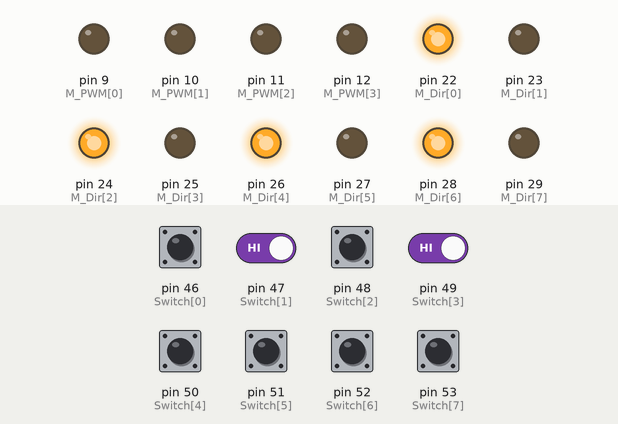
Simulated run of this sketch. Board: Arduino Mega 2560, built with avr-gcc and run on an emulated ATmega2560. Shown: output pins drawn as LEDs (lit = HIGH). Inputs (shaded band) come from the test bench; at power-on: pin 46 (Switch[0]), pin 47 (Switch[1]), pin 48 (Switch[2]), pin 49 (Switch[3]), pin 50 (Switch[4]), pin 51 (Switch[5]), pin 52 (Switch[6]), pin 53 (Switch[7]) HIGH.

Above: at 0.8 s.
0.9 s: pin 47 (Switch[1]) driven LOW and pin 49 (Switch[3]) driven LOW
At 1.3 s:
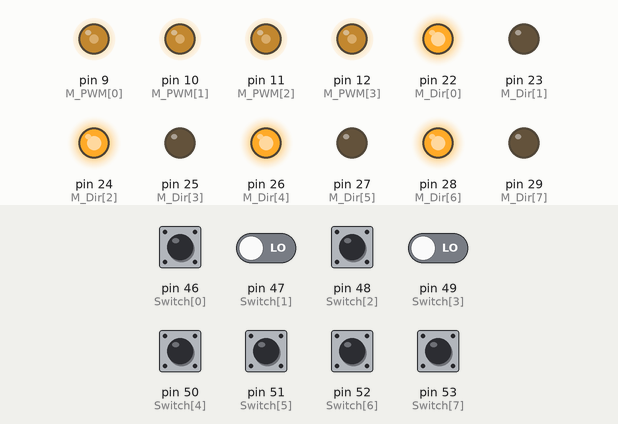
3.9 s: pin 48 (Switch[2]) pulled LOW for 0.15 s
At 5.9 s:
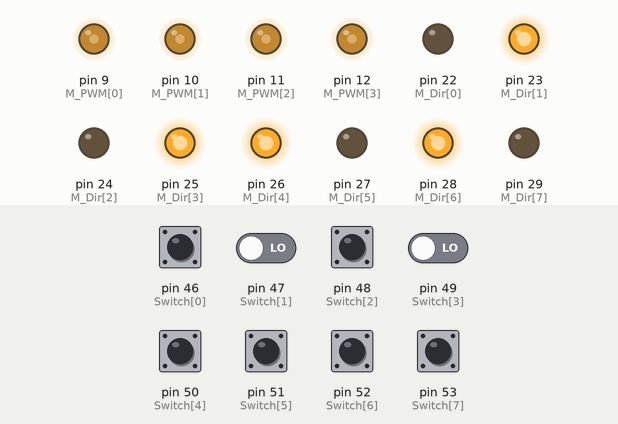
6.9 s: pin 49 (Switch[3]) driven HIGH
At 8.1 s:
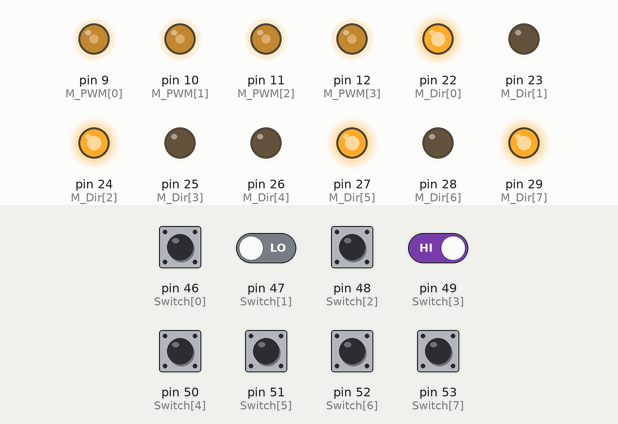
8.4 s: pin 49 (Switch[3]) driven LOW
At 9.4 s:
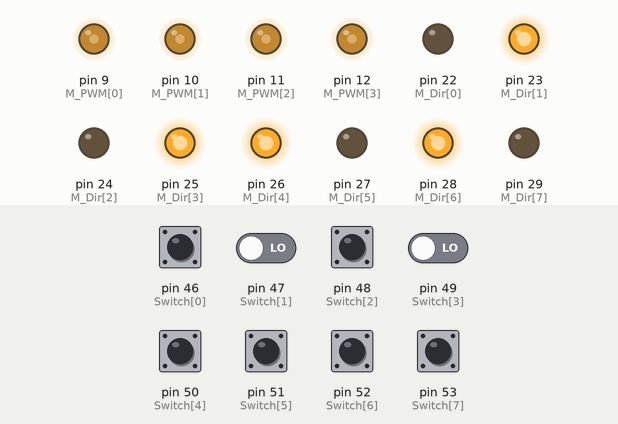
Timing chart, 0 to 10.9 s (numbered marks = the images above; inputs shaded):
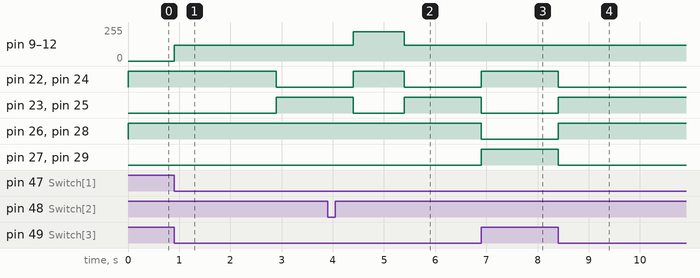

Measured:
- after the input at 0.9 s, pin 9 (M_PWM[0]), pin 10 (M_PWM[1]), pin 11 (M_PWM[2]), pin 12 (M_PWM[3]): 0/255 → 120/255 at once; pin 22 (M_Dir[0]), pin 24 (M_Dir[2]): HIGH → LOW after 2.0 s; pin 23 (M_Dir[1]), pin 25 (M_Dir[3]): LOW → HIGH after 2.0 s
- after the input at 3.9 s, pin 9 (M_PWM[0]), pin 10 (M_PWM[1]), pin 11 (M_PWM[2]), pin 12 (M_PWM[3]): 120/255 → 220/255 after 0.50 s, → 120/255 1.0 s later; pin 22 (M_Dir[0]), pin 24 (M_Dir[2]): LOW → HIGH after 0.50 s, → LOW 1.0 s later; pin 23 (M_Dir[1]), pin 25 (M_Dir[3]): HIGH → LOW after 0.50 s, → HIGH 1.0 s later
- after the input at 6.9 s, pin 22 (M_Dir[0]), pin 24 (M_Dir[2]), pin 27 (M_Dir[5]), pin 29 (M_Dir[7]): LOW → HIGH at once; pin 23 (M_Dir[1]), pin 25 (M_Dir[3]), pin 26 (M_Dir[4]), pin 28 (M_Dir[6]): HIGH → LOW at once
- after the input at 8.4 s, pin 22 (M_Dir[0]), pin 24 (M_Dir[2]), pin 27 (M_Dir[5]), pin 29 (M_Dir[7]): HIGH → LOW at once; pin 23 (M_Dir[1]), pin 25 (M_Dir[3]), pin 26 (M_Dir[4]), pin 28 (M_Dir[6]): LOW → HIGH at once

The sketch:

Demo.ino
```cpp
// 引脚定义
int M_PWM[4] = {9,10,11,12};  //电机PWM，依次对应 LF,LB,RB,RF  L-Left R-Right F-Front B-Back
int M_Dir[8] = {22,23,24,25,26,27,28,29};   //控制电机正反转，依次对应 LF,LB,RB,RF,(一个电机需要两个，对应IN1,IN2)
int Switch[8] = {46,47,48,49,50,51,52,53};    //光电开关 依次为 F,L,B,R  LF,LB,RB,RF
int Gray[4] = {A0,A1,A2,A3};  // 数组为int,与Arduino底层有关，不是错误 F,L,B,R
// 传感器的值
int v_gray[4];    //存放对应灰度传感器的获取值 0~1023
int v_switch[8];    //存放对应光电开关传感器的获取值 0~1 0-近 1-远
//int g_compass;    //Compass的初始方向
// PWM的全局变量
int v_pwm[4] = {120,120,120,120};
int v_dir[4] = {1,1,1,1};
// 台上台下状态值
boolean on_stage=false;

void setup() {
//  Serial.begin(9600);   //开启串口通信,调试用
  Dir_Init();
  // 非接触式启动
  while(1)
  {
    int a=digitalRead(Switch[1]);
    int b=digitalRead(Switch[3]);
    if(a==0&&b==0)
    { Go_PWM();
      delay(1000);
      delay(1000);
      break;
    }
  }
}

void loop() {
  Go_PWM();
  Stage();
  //Serial.println(on_stage);
  if(on_stage==true)
  {
    Edge();
    Enemy();
  }
  else{
    Fence();
  }
}

/*
 * 函数作用：控制一路电机的速度和正反转
 * 输入值：ch-电机号（0,1,2,3），dir-正反转（1,0），vel-速度（0~255）
 * 返回值：无
 */
void Change_PWM(int ch,int dir,int vel=-1){
    digitalWrite(M_Dir[2*ch],dir);
    digitalWrite(M_Dir[2*ch+1],!dir);
  if(vel!=-1)  v_pwm[ch]=vel;
}

/*
 * 函数作用：电机正反转初始化
 * 输入值：无（使用全局变量）
 * 返回值：无
 */
void Dir_Init(){
  for(int i=0;i<8;i++){
    pinMode(M_Dir[i],OUTPUT);
  }
  for(int i=0;i<4;i++){
    digitalWrite(M_Dir[2*i],v_dir[i]);
    digitalWrite(M_Dir[2*i+1],!v_dir[i]);
  }
}

/*
 * 函数作用：维持输出四路pwm
 * 输入值：无（使用全局变量）
 * 返回值：无
 */
void Go_PWM(){
  analogWrite(M_PWM[0],v_pwm[0]);
  analogWrite(M_PWM[1],v_pwm[1]);
  analogWrite(M_PWM[2],v_pwm[2]);
  analogWrite(M_PWM[3],v_pwm[3]);
}

/*
 * 函数作用：判断在擂台上还是在擂台下
 * 返回值：无
 */
void Stage()
{
  /*
   * 方案一：用灰度传感器的绝对值判断
  for(int i=0;i<4;i++){
    v_gray[i]=analogRead(Gray[i]);
    if(v_gray[i]>threshold1)
      on_stage=true;
    else if(v_gray[i]<threshold2)
      on_stage=false;
  }
  */
  /*
   * 方案二：用灰度传感器的差值判断
  for(int i=0;i<4;i++){
    v_gray[i]=analogRead(Gray[i]);
  }
  for(int i=0;i<4;i++)
  {
    for(int j=i+1;j<4;j++)
    {
       if( abs(v_gray[j]-v_gray[i])>threshold )
          on_stage=true;
       else  on_stage=false;
    }
  }
  */
  /*
   * 方案三：利用上下台子的反光度不同，利用光电开关判断
   * （与实际场地有关）
   */
  int value=0;
  for(int i=4;i<8;i++){
    v_switch[i]=digitalRead(Switch[i]);
    value = (value<<1)+v_switch[i];
  }
  //Serial.println(value);
  if(value==15)
  {
    on_stage=false;
  }
  else if(value==0)
  {
    on_stage=true;
  }

}

/*
 * 函数作用：在擂台下检测小车的朝向,并作处理
 * 返回值：无
 */
void Fence()
{
  int value=0;
  for(int i=0;i<4;i++){
    v_switch[i]=digitalRead(Switch[i]);
    value = (value<<1)+v_switch[i];
    }
  //Serial.println(value);
  switch(value){
    case  0:  // 0 0 0 0  前左右后（可能有一侧有敌人）
      Turn_Right();
      break;
    case  1:  // 0 0 0 1  前左后
      Turn_Right();
      break;
    case  2:  // 0 0 1 0  前左右
      Turn_Left();
      break;
    case  3:  // 0 0 1 1  前左
      Turn_Right();
      break;
    case  4:  // 0 1 0 0  前后右
      Turn_Left();
      break;
    case  5:  // 0 1 0 1  前后
      Turn_Left();
      break;
    case  6:  // 0 1 1 0  前右
      Turn_Left();
      break;
    case  7:  // 0 1 1 1  前
      Attack(0);
      delay(1000);
      delay(1000);
      break;
    case  8:  // 1 0 0 0  后左右
      Turn_Left();
      delay(500);
      Attack(1);
      delay(1000);
      break;
    case  9:  // 1 0 0 1  左后
      Turn_Right();
      break;
    case  10: // 1 0 1 0  左右
      Turn_Left();
      break;
    case  11: // 1 0 1 1  左
      Turn_Right();
      break;
    case  12: // 1 1 0 0  后右
      Turn_Left();
      break;
    case  13: // 1 1 0 1  后
      Attack(1);
      delay(1000);
      delay(1000);
      break;
    case  14: // 1 1 1 0  右
      Turn_Left();
      break;
    case  15: // 1 1 1 1
      Attack(1);
      delay(1000);
      delay(1000);
      break;
    default:
      //Serial.println("Fence函数状态有误！");
      break;
  }
}

/*
 * 函数作用：在擂台上检测小车是否达到边缘
 * 返回值：无
 */
void Edge(){
  int value=0;
  for(int i=4;i<8;i++){
    v_switch[i]=digitalRead(Switch[i]);
    value = (value<<1)+v_switch[i];
  }
  if(value!=0){
    //Serial.println("到达边缘!!！左转");
    Back();
    delay(500);
    Turn_Left();
    delay(1000);
  }
  else {
    if(Enemy()==1)
    {return ;}
    Straight();
    //Serial.println("尚未到达边缘，继续直行!");
  }
}

/*
 * 函数作用：在擂台上检测小车是否检测到敌人
 * 返回值：1-检测到敌人 0-没有检测到敌人
 */
int Enemy(){
  int value=0;
  for(int i=0;i<4;i++){
    v_switch[i]=digitalRead(Switch[i]);
    value = (value<<1)+v_switch[i];
    }
  if(value!=15){
    //Serial.println("检测到敌人！");
    switch(value){
      case 7://前
        Attack(1);
        break;
      case 11://左
        Turn_Left();
        delay(1000);
      break;
      case 13:  //后
        Attack(0);
      break;
      case 14: //右
        Turn_Right();
        delay(1000);
      break;
      default:
        //Serial.println("状态错误！");
      break;
    }
    return 1;
  }
  else {
    //Serial.println("未检测到敌人！");
    return 0;
  }

}

/*
 * 函数作用：快速前进
 * 输入值：1-向前走；0-向后走
 * 返回值：无
 */
void Attack(int dir)
{
  Change_PWM(0,dir,220);
  Change_PWM(1,dir,220);
  Change_PWM(2,dir,220);
  Change_PWM(3,dir,220);
  Go_PWM();
}

/*
 * 函数作用：向左转
 * 返回值：无
 */
void Turn_Left(){
  Change_PWM(0,0,120);
  Change_PWM(1,0,120);
  Change_PWM(2,1,120);
  Change_PWM(3,1,120);
  Go_PWM();
}

/*
 * 函数作用：向右转
 * 返回值：无
 */
void Turn_Right(){
  Change_PWM(0,1,120);
  Change_PWM(1,1,120);
  Change_PWM(2,0,120);
  Change_PWM(3,0,120);
  Go_PWM();
}

/*
 * 函数作用：向后走
 * 返回值：无
 */
void Back(){
  Change_PWM(0,0,120);
  Change_PWM(1,0,120);
  Change_PWM(2,0,120);
  Change_PWM(3,0,120);
  Go_PWM();
}

/*
 * 函数作用：向前走
 * 返回值：无
 */
void Straight(){
  Change_PWM(0,1,120);
  Change_PWM(1,1,120);
  Change_PWM(2,1,120);
  Change_PWM(3,1,120);
}
```
